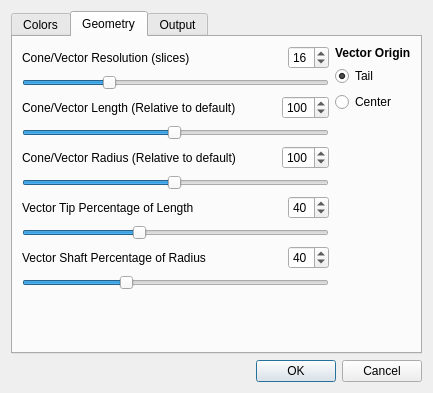
<?xml version="1.0" encoding="UTF-8"?>
<ui version="4.0">
 <class>Preferences</class>
 <widget class="QDialog" name="Preferences">
  <property name="geometry">
   <rect>
    <x>0</x>
    <y>0</y>
    <width>603</width>
    <height>466</height>
   </rect>
  </property>
  <property name="sizePolicy">
   <sizepolicy hsizetype="Fixed" vsizetype="Fixed">
    <horstretch>0</horstretch>
    <verstretch>0</verstretch>
   </sizepolicy>
  </property>
  <property name="windowTitle">
   <string>Muview Preferences</string>
  </property>
  <layout class="QVBoxLayout" name="verticalLayout_3">
   <property name="sizeConstraint">
    <enum>QLayout::SetFixedSize</enum>
   </property>
   <item>
    <widget class="QTabWidget" name="Sprites">
     <property name="currentIndex">
      <number>1</number>
     </property>
     <widget class="QWidget" name="colorTab">
      <attribute name="title">
       <string>Colors</string>
      </attribute>
      <layout class="QHBoxLayout" name="horizontalLayout_2">
       <item>
        <layout class="QVBoxLayout" name="verticalLayout">
         <item>
          <widget class="QLabel" name="label">
           <property name="font">
            <font>
             <weight>75</weight>
             <bold>true</bold>
            </font>
           </property>
           <property name="text">
            <string>Color Spins by</string>
           </property>
           <property name="textFormat">
            <enum>Qt::AutoText</enum>
           </property>
          </widget>
         </item>
         <item>
          <widget class="QRadioButton" name="colorFull">
           <property name="text">
            <string>Full Orientation</string>
           </property>
           <property name="checked">
            <bool>true</bool>
           </property>
           <attribute name="buttonGroup">
            <string notr="true">coloredQuantityGroup</string>
           </attribute>
          </widget>
         </item>
         <item>
          <widget class="QRadioButton" name="colorAngle">
           <property name="text">
            <string>In-Plane Angle</string>
           </property>
           <property name="checked">
            <bool>false</bool>
           </property>
           <attribute name="buttonGroup">
            <string notr="true">coloredQuantityGroup</string>
           </attribute>
          </widget>
         </item>
         <item>
          <widget class="QRadioButton" name="colorX">
           <property name="text">
            <string>X Coordinate</string>
           </property>
           <attribute name="buttonGroup">
            <string notr="true">coloredQuantityGroup</string>
           </attribute>
          </widget>
         </item>
         <item>
          <widget class="QRadioButton" name="colorY">
           <property name="text">
            <string>Y Coordinate</string>
           </property>
           <attribute name="buttonGroup">
            <string notr="true">coloredQuantityGroup</string>
           </attribute>
          </widget>
         </item>
         <item>
          <widget class="QRadioButton" name="colorZ">
           <property name="text">
            <string>Z Coordinate</string>
           </property>
           <attribute name="buttonGroup">
            <string notr="true">coloredQuantityGroup</string>
           </attribute>
          </widget>
         </item>
         <item>
          <widget class="QLabel" name="label_4">
           <property name="font">
            <font>
             <weight>75</weight>
             <bold>true</bold>
            </font>
           </property>
           <property name="text">
            <string>Color Scale</string>
           </property>
           <property name="textFormat">
            <enum>Qt::AutoText</enum>
           </property>
          </widget>
         </item>
         <item>
          <widget class="QRadioButton" name="colorScaleHSL">
           <property name="text">
            <string>HSL</string>
           </property>
           <property name="checked">
            <bool>true</bool>
           </property>
           <attribute name="buttonGroup">
            <string notr="true">colorScaleGroup</string>
           </attribute>
          </widget>
         </item>
         <item>
          <widget class="QRadioButton" name="colorScaleRedBlue">
           <property name="text">
            <string>Blue to Red</string>
           </property>
           <attribute name="buttonGroup">
            <string notr="true">colorScaleGroup</string>
           </attribute>
          </widget>
         </item>
         <item>
          <widget class="QRadioButton" name="colorScaleGreenWhite">
           <property name="text">
            <string>Green to White</string>
           </property>
           <attribute name="buttonGroup">
            <string notr="true">colorScaleGroup</string>
           </attribute>
          </widget>
         </item>
         <item>
          <widget class="QRadioButton" name="colorScaleGray">
           <property name="text">
            <string>Grayscale</string>
           </property>
           <attribute name="buttonGroup">
            <string notr="true">colorScaleGroup</string>
           </attribute>
          </widget>
         </item>
         <item>
          <widget class="QRadioButton" name="colorScaleCustom">
           <property name="text">
            <string>Custom</string>
           </property>
           <attribute name="buttonGroup">
            <string notr="true">colorScaleGroup</string>
           </attribute>
          </widget>
         </item>
         <item>
          <spacer name="verticalSpacer">
           <property name="orientation">
            <enum>Qt::Vertical</enum>
           </property>
           <property name="sizeHint" stdset="0">
            <size>
             <width>20</width>
             <height>1</height>
            </size>
           </property>
          </spacer>
         </item>
        </layout>
       </item>
       <item>
        <layout class="QVBoxLayout" name="verticalLayout_2">
         <item>
          <widget class="QLabel" name="label_2">
           <property name="text">
            <string>Brightness</string>
           </property>
          </widget>
         </item>
         <item>
          <widget class="QSlider" name="brightnessSlider">
           <property name="minimum">
            <number>1</number>
           </property>
           <property name="maximum">
            <number>100</number>
           </property>
           <property name="value">
            <number>50</number>
           </property>
           <property name="orientation">
            <enum>Qt::Horizontal</enum>
           </property>
          </widget>
         </item>
         <item>
          <widget class="QLabel" name="label_5">
           <property name="text">
            <string>In HSL black and white are up and down, while the hue encodes the in-plane component. Blue to red are based simply on magnitude and should only be used when coloring by component or displaying scalar values.</string>
           </property>
           <property name="wordWrap">
            <bool>true</bool>
           </property>
          </widget>
         </item>
         <item>
          <widget class="QPushButton" name="setBackgroundColor">
           <property name="text">
            <string>Set Background Color</string>
           </property>
          </widget>
         </item>
         <item>
          <widget class="QFrame" name="colorBox">
           <property name="sizePolicy">
            <sizepolicy hsizetype="Preferred" vsizetype="Fixed">
             <horstretch>0</horstretch>
             <verstretch>0</verstretch>
            </sizepolicy>
           </property>
           <property name="minimumSize">
            <size>
             <width>0</width>
             <height>20</height>
            </size>
           </property>
           <property name="autoFillBackground">
            <bool>true</bool>
           </property>
           <property name="frameShape">
            <enum>QFrame::StyledPanel</enum>
           </property>
           <property name="frameShadow">
            <enum>QFrame::Sunken</enum>
           </property>
           <property name="lineWidth">
            <number>2</number>
           </property>
          </widget>
         </item>
         <item>
          <widget class="Line" name="line">
           <property name="orientation">
            <enum>Qt::Horizontal</enum>
           </property>
          </widget>
         </item>
         <item>
          <widget class="QLabel" name="label_14">
           <property name="font">
            <font>
             <weight>75</weight>
             <bold>true</bold>
            </font>
           </property>
           <property name="text">
            <string>Custom Color Scale</string>
           </property>
           <property name="textFormat">
            <enum>Qt::AutoText</enum>
           </property>
          </widget>
         </item>
         <item>
          <layout class="QGridLayout" name="gridLayout" rowminimumheight="0,0" columnminimumwidth="0,0,0">
           <property name="bottomMargin">
            <number>0</number>
           </property>
           <item row="1" column="0">
            <widget class="QFrame" name="customColorBox1">
             <property name="sizePolicy">
              <sizepolicy hsizetype="Preferred" vsizetype="Fixed">
               <horstretch>0</horstretch>
               <verstretch>0</verstretch>
              </sizepolicy>
             </property>
             <property name="minimumSize">
              <size>
               <width>0</width>
               <height>20</height>
              </size>
             </property>
             <property name="autoFillBackground">
              <bool>true</bool>
             </property>
             <property name="frameShape">
              <enum>QFrame::StyledPanel</enum>
             </property>
             <property name="frameShadow">
              <enum>QFrame::Sunken</enum>
             </property>
             <property name="lineWidth">
              <number>2</number>
             </property>
            </widget>
           </item>
           <item row="1" column="2">
            <widget class="QFrame" name="customColorBox3">
             <property name="sizePolicy">
              <sizepolicy hsizetype="Preferred" vsizetype="Fixed">
               <horstretch>0</horstretch>
               <verstretch>0</verstretch>
              </sizepolicy>
             </property>
             <property name="minimumSize">
              <size>
               <width>0</width>
               <height>20</height>
              </size>
             </property>
             <property name="autoFillBackground">
              <bool>true</bool>
             </property>
             <property name="frameShape">
              <enum>QFrame::StyledPanel</enum>
             </property>
             <property name="frameShadow">
              <enum>QFrame::Sunken</enum>
             </property>
             <property name="lineWidth">
              <number>2</number>
             </property>
            </widget>
           </item>
           <item row="1" column="1">
            <widget class="QFrame" name="customColorBox2">
             <property name="sizePolicy">
              <sizepolicy hsizetype="Preferred" vsizetype="Fixed">
               <horstretch>0</horstretch>
               <verstretch>0</verstretch>
              </sizepolicy>
             </property>
             <property name="minimumSize">
              <size>
               <width>0</width>
               <height>20</height>
              </size>
             </property>
             <property name="autoFillBackground">
              <bool>true</bool>
             </property>
             <property name="frameShape">
              <enum>QFrame::StyledPanel</enum>
             </property>
             <property name="frameShadow">
              <enum>QFrame::Sunken</enum>
             </property>
             <property name="lineWidth">
              <number>2</number>
             </property>
            </widget>
           </item>
           <item row="0" column="0">
            <widget class="QPushButton" name="setCustomColor1">
             <property name="text">
              <string>Set #1</string>
             </property>
            </widget>
           </item>
           <item row="0" column="1">
            <widget class="QPushButton" name="setCustomColor2">
             <property name="text">
              <string>Set #2</string>
             </property>
            </widget>
           </item>
           <item row="0" column="2">
            <widget class="QPushButton" name="setCustomColor3">
             <property name="text">
              <string>Set #3</string>
             </property>
            </widget>
           </item>
          </layout>
         </item>
         <item>
          <spacer name="verticalSpacer_2">
           <property name="orientation">
            <enum>Qt::Vertical</enum>
           </property>
           <property name="sizeHint" stdset="0">
            <size>
             <width>20</width>
             <height>1</height>
            </size>
           </property>
          </spacer>
         </item>
        </layout>
       </item>
      </layout>
     </widget>
     <widget class="QWidget" name="spritesTab">
      <attribute name="title">
       <string>Geometry</string>
      </attribute>
      <layout class="QHBoxLayout" name="horizontalLayout_7">
       <item>
        <layout class="QVBoxLayout" name="verticalLayout_4">
         <item>
          <layout class="QHBoxLayout" name="horizontalLayout">
           <item>
            <widget class="QLabel" name="label_3">
             <property name="text">
              <string>Cone/Vector Resolution (slices)</string>
             </property>
            </widget>
           </item>
           <item>
            <spacer name="horizontalSpacer">
             <property name="orientation">
              <enum>Qt::Horizontal</enum>
             </property>
             <property name="sizeHint" stdset="0">
              <size>
               <width>40</width>
               <height>20</height>
              </size>
             </property>
            </spacer>
           </item>
           <item>
            <widget class="QSpinBox" name="spriteResolution">
             <property name="enabled">
              <bool>true</bool>
             </property>
             <property name="frame">
              <bool>true</bool>
             </property>
             <property name="minimum">
              <number>4</number>
             </property>
             <property name="maximum">
              <number>48</number>
             </property>
             <property name="singleStep">
              <number>1</number>
             </property>
             <property name="value">
              <number>16</number>
             </property>
            </widget>
           </item>
          </layout>
         </item>
         <item>
          <widget class="QSlider" name="spriteResolutionSlider">
           <property name="minimum">
            <number>4</number>
           </property>
           <property name="maximum">
            <number>48</number>
           </property>
           <property name="value">
            <number>16</number>
           </property>
           <property name="orientation">
            <enum>Qt::Horizontal</enum>
           </property>
          </widget>
         </item>
         <item>
          <layout class="QHBoxLayout" name="horizontalLayout_5">
           <item>
            <widget class="QLabel" name="label_12">
             <property name="text">
              <string>Cone/Vector Length (Relative to default)</string>
             </property>
            </widget>
           </item>
           <item>
            <spacer name="horizontalSpacer_4">
             <property name="orientation">
              <enum>Qt::Horizontal</enum>
             </property>
             <property name="sizeHint" stdset="0">
              <size>
               <width>40</width>
               <height>20</height>
              </size>
             </property>
            </spacer>
           </item>
           <item>
            <widget class="QSpinBox" name="vectorLength">
             <property name="enabled">
              <bool>true</bool>
             </property>
             <property name="frame">
              <bool>true</bool>
             </property>
             <property name="minimum">
              <number>1</number>
             </property>
             <property name="maximum">
              <number>200</number>
             </property>
             <property name="singleStep">
              <number>1</number>
             </property>
             <property name="value">
              <number>100</number>
             </property>
            </widget>
           </item>
          </layout>
         </item>
         <item>
          <widget class="QSlider" name="vectorLengthSlider">
           <property name="minimum">
            <number>1</number>
           </property>
           <property name="maximum">
            <number>200</number>
           </property>
           <property name="value">
            <number>100</number>
           </property>
           <property name="orientation">
            <enum>Qt::Horizontal</enum>
           </property>
          </widget>
         </item>
         <item>
          <layout class="QHBoxLayout" name="horizontalLayout_3">
           <item>
            <widget class="QLabel" name="label_10">
             <property name="text">
              <string>Cone/Vector Radius (Relative to default)</string>
             </property>
            </widget>
           </item>
           <item>
            <spacer name="horizontalSpacer_2">
             <property name="orientation">
              <enum>Qt::Horizontal</enum>
             </property>
             <property name="sizeHint" stdset="0">
              <size>
               <width>40</width>
               <height>20</height>
              </size>
             </property>
            </spacer>
           </item>
           <item>
            <widget class="QSpinBox" name="vectorRadius">
             <property name="enabled">
              <bool>true</bool>
             </property>
             <property name="frame">
              <bool>true</bool>
             </property>
             <property name="minimum">
              <number>1</number>
             </property>
             <property name="maximum">
              <number>200</number>
             </property>
             <property name="singleStep">
              <number>1</number>
             </property>
             <property name="value">
              <number>100</number>
             </property>
            </widget>
           </item>
          </layout>
         </item>
         <item>
          <widget class="QSlider" name="vectorRadiusSlider">
           <property name="minimum">
            <number>1</number>
           </property>
           <property name="maximum">
            <number>200</number>
           </property>
           <property name="value">
            <number>100</number>
           </property>
           <property name="orientation">
            <enum>Qt::Horizontal</enum>
           </property>
          </widget>
         </item>
         <item>
          <layout class="QHBoxLayout" name="horizontalLayout_4">
           <item>
            <widget class="QLabel" name="label_11">
             <property name="text">
              <string>Vector Tip Percentage of Length</string>
             </property>
            </widget>
           </item>
           <item>
            <spacer name="horizontalSpacer_3">
             <property name="orientation">
              <enum>Qt::Horizontal</enum>
             </property>
             <property name="sizeHint" stdset="0">
              <size>
               <width>40</width>
               <height>20</height>
              </size>
             </property>
            </spacer>
           </item>
           <item>
            <widget class="QSpinBox" name="tipPercent">
             <property name="enabled">
              <bool>true</bool>
             </property>
             <property name="frame">
              <bool>true</bool>
             </property>
             <property name="minimum">
              <number>10</number>
             </property>
             <property name="maximum">
              <number>90</number>
             </property>
             <property name="singleStep">
              <number>1</number>
             </property>
             <property name="value">
              <number>40</number>
             </property>
            </widget>
           </item>
          </layout>
         </item>
         <item>
          <widget class="QSlider" name="tipPercentSlider">
           <property name="minimum">
            <number>10</number>
           </property>
           <property name="maximum">
            <number>90</number>
           </property>
           <property name="value">
            <number>40</number>
           </property>
           <property name="orientation">
            <enum>Qt::Horizontal</enum>
           </property>
          </widget>
         </item>
         <item>
          <layout class="QHBoxLayout" name="horizontalLayout_6">
           <item>
            <widget class="QLabel" name="label_13">
             <property name="text">
              <string>Vector Shaft Percentage of Radius</string>
             </property>
            </widget>
           </item>
           <item>
            <spacer name="horizontalSpacer_5">
             <property name="orientation">
              <enum>Qt::Horizontal</enum>
             </property>
             <property name="sizeHint" stdset="0">
              <size>
               <width>40</width>
               <height>20</height>
              </size>
             </property>
            </spacer>
           </item>
           <item>
            <widget class="QSpinBox" name="shaftRadiusPercent">
             <property name="enabled">
              <bool>true</bool>
             </property>
             <property name="frame">
              <bool>true</bool>
             </property>
             <property name="minimum">
              <number>20</number>
             </property>
             <property name="maximum">
              <number>80</number>
             </property>
             <property name="singleStep">
              <number>1</number>
             </property>
             <property name="value">
              <number>40</number>
             </property>
            </widget>
           </item>
          </layout>
         </item>
         <item>
          <widget class="QSlider" name="shaftRadiusPercentSlider">
           <property name="minimum">
            <number>20</number>
           </property>
           <property name="maximum">
            <number>80</number>
           </property>
           <property name="value">
            <number>40</number>
           </property>
           <property name="orientation">
            <enum>Qt::Horizontal</enum>
           </property>
          </widget>
         </item>
         <item>
          <spacer name="verticalSpacer_4">
           <property name="orientation">
            <enum>Qt::Vertical</enum>
           </property>
           <property name="sizeHint" stdset="0">
            <size>
             <width>20</width>
             <height>1</height>
            </size>
           </property>
          </spacer>
         </item>
        </layout>
       </item>
       <item>
        <layout class="QVBoxLayout" name="verticalLayout_6">
         <item>
          <widget class="QLabel" name="label_14">
           <property name="font">
            <font>
             <weight>75</weight>
             <bold>true</bold>
            </font>
           </property>
           <property name="text">
            <string>Vector Origin</string>
           </property>
          </widget>
         </item>
         <item>
          <widget class="QRadioButton" name="vectorTail">
           <property name="text">
            <string>Tail</string>
           </property>
           <property name="checked">
            <bool>true</bool>
           </property>
           <attribute name="buttonGroup">
            <string notr="true">vectorOriginGroup</string>
           </attribute>
          </widget>
         </item>
         <item>
          <widget class="QRadioButton" name="vectorCenter">
           <property name="text">
            <string>Center</string>
           </property>
           <attribute name="buttonGroup">
            <string notr="true">vectorOriginGroup</string>
           </attribute>
          </widget>
         </item>
         <item>
          <spacer name="verticalSpacer_5">
           <property name="orientation">
            <enum>Qt::Vertical</enum>
           </property>
           <property name="sizeHint" stdset="0">
            <size>
             <width>20</width>
             <height>40</height>
            </size>
           </property>
          </spacer>
         </item>
        </layout>
       </item>
      </layout>
     </widget>
     <widget class="QWidget" name="outputTab">
      <attribute name="title">
       <string>Output</string>
      </attribute>
      <layout class="QVBoxLayout" name="verticalLayout_5">
       <item>
        <layout class="QFormLayout" name="formLayout">
         <item row="0" column="0">
          <widget class="QLabel" name="label_6">
           <property name="text">
            <string>Output Format</string>
           </property>
          </widget>
         </item>
         <item row="0" column="1">
          <widget class="QComboBox" name="imageFormat">
           <item>
            <property name="text">
             <string>JPG</string>
            </property>
           </item>
           <item>
            <property name="text">
             <string>PNG</string>
            </property>
           </item>
          </widget>
         </item>
         <item row="1" column="0" colspan="2">
          <widget class="QCheckBox" name="fixedSize">
           <property name="text">
            <string>Set Fixed Size</string>
           </property>
          </widget>
         </item>
         <item row="2" column="0">
          <widget class="QLabel" name="label_7">
           <property name="text">
            <string>Output Width</string>
           </property>
          </widget>
         </item>
         <item row="2" column="1">
          <widget class="QSpinBox" name="imageWidth">
           <property name="enabled">
            <bool>false</bool>
           </property>
           <property name="maximum">
            <number>2000</number>
           </property>
           <property name="value">
            <number>800</number>
           </property>
          </widget>
         </item>
         <item row="3" column="0">
          <widget class="QLabel" name="label_8">
           <property name="text">
            <string>Output Height</string>
           </property>
          </widget>
         </item>
         <item row="3" column="1">
          <widget class="QSpinBox" name="imageHeight">
           <property name="enabled">
            <bool>false</bool>
           </property>
           <property name="maximum">
            <number>2000</number>
           </property>
           <property name="value">
            <number>600</number>
           </property>
          </widget>
         </item>
        </layout>
       </item>
       <item>
        <widget class="QLabel" name="label_9">
         <property name="text">
          <string>The viewport will be set to a fixed size if the above box is checked. This can be undone in the obious way.</string>
         </property>
         <property name="wordWrap">
          <bool>true</bool>
         </property>
        </widget>
       </item>
       <item>
        <spacer name="verticalSpacer_3">
         <property name="orientation">
          <enum>Qt::Vertical</enum>
         </property>
         <property name="sizeHint" stdset="0">
          <size>
           <width>20</width>
           <height>40</height>
          </size>
         </property>
        </spacer>
       </item>
      </layout>
     </widget>
    </widget>
   </item>
   <item>
    <widget class="QDialogButtonBox" name="buttonBox">
     <property name="orientation">
      <enum>Qt::Horizontal</enum>
     </property>
     <property name="standardButtons">
      <set>QDialogButtonBox::Cancel|QDialogButtonBox::Ok</set>
     </property>
    </widget>
   </item>
  </layout>
 </widget>
 <resources/>
 <connections>
  <connection>
   <sender>buttonBox</sender>
   <signal>accepted()</signal>
   <receiver>Preferences</receiver>
   <slot>accept()</slot>
   <hints>
    <hint type="sourcelabel">
     <x>214</x>
     <y>394</y>
    </hint>
    <hint type="destinationlabel">
     <x>157</x>
     <y>274</y>
    </hint>
   </hints>
  </connection>
  <connection>
   <sender>buttonBox</sender>
   <signal>rejected()</signal>
   <receiver>Preferences</receiver>
   <slot>reject()</slot>
   <hints>
    <hint type="sourcelabel">
     <x>282</x>
     <y>394</y>
    </hint>
    <hint type="destinationlabel">
     <x>286</x>
     <y>274</y>
    </hint>
   </hints>
  </connection>
  <connection>
   <sender>fixedSize</sender>
   <signal>toggled(bool)</signal>
   <receiver>imageWidth</receiver>
   <slot>setEnabled(bool)</slot>
   <hints>
    <hint type="sourcelabel">
     <x>108</x>
     <y>158</y>
    </hint>
    <hint type="destinationlabel">
     <x>206</x>
     <y>188</y>
    </hint>
   </hints>
  </connection>
  <connection>
   <sender>fixedSize</sender>
   <signal>toggled(bool)</signal>
   <receiver>imageHeight</receiver>
   <slot>setEnabled(bool)</slot>
   <hints>
    <hint type="sourcelabel">
     <x>138</x>
     <y>158</y>
    </hint>
    <hint type="destinationlabel">
     <x>206</x>
     <y>218</y>
    </hint>
   </hints>
  </connection>
  <connection>
   <sender>spriteResolution</sender>
   <signal>valueChanged(int)</signal>
   <receiver>spriteResolutionSlider</receiver>
   <slot>setValue(int)</slot>
   <hints>
    <hint type="sourcelabel">
     <x>339</x>
     <y>67</y>
    </hint>
    <hint type="destinationlabel">
     <x>293</x>
     <y>90</y>
    </hint>
   </hints>
  </connection>
  <connection>
   <sender>vectorLength</sender>
   <signal>valueChanged(int)</signal>
   <receiver>vectorLengthSlider</receiver>
   <slot>setValue(int)</slot>
   <hints>
    <hint type="sourcelabel">
     <x>343</x>
     <y>122</y>
    </hint>
    <hint type="destinationlabel">
     <x>308</x>
     <y>151</y>
    </hint>
   </hints>
  </connection>
  <connection>
   <sender>vectorRadius</sender>
   <signal>valueChanged(int)</signal>
   <receiver>vectorRadiusSlider</receiver>
   <slot>setValue(int)</slot>
   <hints>
    <hint type="sourcelabel">
     <x>350</x>
     <y>179</y>
    </hint>
    <hint type="destinationlabel">
     <x>333</x>
     <y>211</y>
    </hint>
   </hints>
  </connection>
  <connection>
   <sender>tipPercent</sender>
   <signal>valueChanged(int)</signal>
   <receiver>tipPercentSlider</receiver>
   <slot>setValue(int)</slot>
   <hints>
    <hint type="sourcelabel">
     <x>355</x>
     <y>247</y>
    </hint>
    <hint type="destinationlabel">
     <x>347</x>
     <y>275</y>
    </hint>
   </hints>
  </connection>
  <connection>
   <sender>shaftRadiusPercent</sender>
   <signal>valueChanged(int)</signal>
   <receiver>shaftRadiusPercentSlider</receiver>
   <slot>setValue(int)</slot>
   <hints>
    <hint type="sourcelabel">
     <x>364</x>
     <y>307</y>
    </hint>
    <hint type="destinationlabel">
     <x>363</x>
     <y>341</y>
    </hint>
   </hints>
  </connection>
  <connection>
   <sender>spriteResolutionSlider</sender>
   <signal>valueChanged(int)</signal>
   <receiver>spriteResolution</receiver>
   <slot>setValue(int)</slot>
   <hints>
    <hint type="sourcelabel">
     <x>263</x>
     <y>88</y>
    </hint>
    <hint type="destinationlabel">
     <x>345</x>
     <y>54</y>
    </hint>
   </hints>
  </connection>
  <connection>
   <sender>vectorLengthSlider</sender>
   <signal>valueChanged(int)</signal>
   <receiver>vectorLength</receiver>
   <slot>setValue(int)</slot>
   <hints>
    <hint type="sourcelabel">
     <x>242</x>
     <y>151</y>
    </hint>
    <hint type="destinationlabel">
     <x>373</x>
     <y>113</y>
    </hint>
   </hints>
  </connection>
  <connection>
   <sender>vectorRadiusSlider</sender>
   <signal>valueChanged(int)</signal>
   <receiver>vectorRadius</receiver>
   <slot>setValue(int)</slot>
   <hints>
    <hint type="sourcelabel">
     <x>216</x>
     <y>217</y>
    </hint>
    <hint type="destinationlabel">
     <x>368</x>
     <y>177</y>
    </hint>
   </hints>
  </connection>
  <connection>
   <sender>tipPercentSlider</sender>
   <signal>valueChanged(int)</signal>
   <receiver>tipPercent</receiver>
   <slot>setValue(int)</slot>
   <hints>
    <hint type="sourcelabel">
     <x>192</x>
     <y>270</y>
    </hint>
    <hint type="destinationlabel">
     <x>373</x>
     <y>247</y>
    </hint>
   </hints>
  </connection>
  <connection>
   <sender>shaftRadiusPercentSlider</sender>
   <signal>valueChanged(int)</signal>
   <receiver>shaftRadiusPercent</receiver>
   <slot>setValue(int)</slot>
   <hints>
    <hint type="sourcelabel">
     <x>171</x>
     <y>337</y>
    </hint>
    <hint type="destinationlabel">
     <x>334</x>
     <y>303</y>
    </hint>
   </hints>
  </connection>
 </connections>
 <buttongroups>
  <buttongroup name="coloredQuantityGroup"/>
  <buttongroup name="colorScaleGroup"/>
  <buttongroup name="vectorOriginGroup"/>
 </buttongroups>
</ui>
